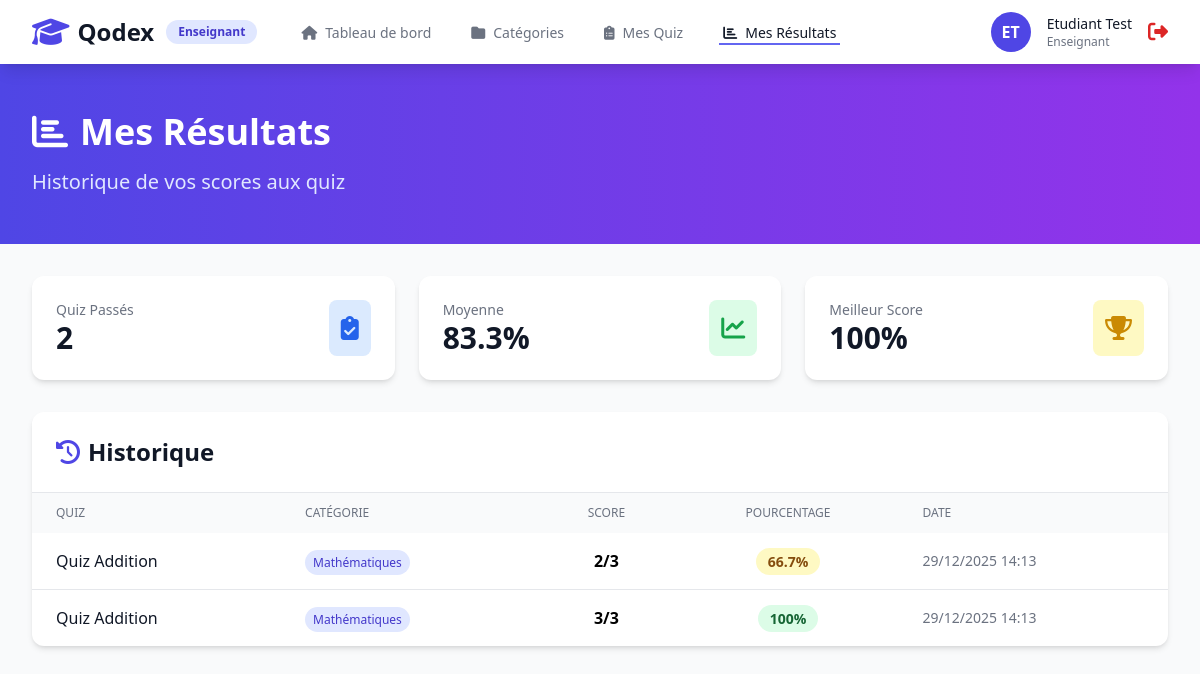
The app's page /pages/teacher/mes_resultats.php (signed in) with its own data.
### tables this page shows
CREATE TABLE IF NOT EXISTS results (
    id INT AUTO_INCREMENT PRIMARY KEY,
    quiz_id INT NOT NULL,
    etudiant_id INT NOT NULL,
    score INT NOT NULL DEFAULT 0,
    total_questions INT NOT NULL DEFAULT 0,
    created_at TIMESTAMP DEFAULT CURRENT_TIMESTAMP,
    FOREIGN KEY (quiz_id) REFERENCES quiz(id) ON DELETE CASCADE,
    FOREIGN KEY (etudiant_id) REFERENCES users(id) ON DELETE CASCADE
);

CREATE TABLE IF NOT EXISTS quiz (
    id INT AUTO_INCREMENT PRIMARY KEY,
    titre VARCHAR(255) NOT NULL,
    description TEXT,
    categorie_id INT NOT NULL,
    enseignant_id INT NOT NULL,
    is_active TINYINT(1) DEFAULT 1,
    created_at TIMESTAMP DEFAULT CURRENT_TIMESTAMP,
    FOREIGN KEY (categorie_id) REFERENCES categories(id) ON DELETE CASCADE,
    FOREIGN KEY (enseignant_id) REFERENCES users(id) ON DELETE CASCADE
);

CREATE TABLE IF NOT EXISTS categories (
    id INT AUTO_INCREMENT PRIMARY KEY,
    nom VARCHAR(100) NOT NULL,
    description TEXT,
    enseignant_id INT NOT NULL,
    created_at TIMESTAMP DEFAULT CURRENT_TIMESTAMP,
    FOREIGN KEY (enseignant_id) REFERENCES users(id) ON DELETE CASCADE
);

### classes/Security.php (called while the page is built, shortened)
<?php
class Security {
    public static function generateCSRFToken() {
        return $_SESSION['csrf_token'];
    }
}

### classes/Database.php (called while the page is built, shortened)
<?php
class Database {
    private static $instance = null;
    private $connection;
    private function __construct() {
        try {
            $dsn = "mysql:host=" . DB_HOST . ";dbname=" . DB_NAME . ";charset=" . DB_CHARSET;
            $options = [
                PDO::ATTR_ERRMODE => PDO::ERRMODE_EXCEPTION,
                PDO::ATTR_DEFAULT_FETCH_MODE => PDO::FETCH_ASSOC,
                PDO::ATTR_EMULATE_PREPARES => false,
            ];
            $this->connection = new PDO($dsn, DB_USER, DB_PASS, $options);
        } catch (PDOException $e) {
            die("Erreur de connexion : " . $e->getMessage());
        }
    }
    public static function getInstance() {
        if (self::$instance === null) {
            self::$instance = new self();
        }
        return self::$instance;
    }
    public function query($sql, $params = []) {
        $stmt = $this->connection->prepare($sql);
        $stmt->execute($params);
        return $stmt;
    }
}

### classes/Result.php (called while the page is built, shortened)
<?php
class Result {
    private $db;
    public function __construct() {
        $this->db = Database::getInstance();
    }
    public function getMyResults($etudiantId) {
        $sql = "SELECT r.*, q.titre as quiz_titre, c.nom as categorie_nom
                FROM results r
                LEFT JOIN quiz q ON r.quiz_id = q.id
                LEFT JOIN categories c ON q.categorie_id = c.id
                WHERE r.etudiant_id = ?
                ORDER BY r.created_at DESC";
        $result = $this->db->query($sql, [$etudiantId]);
        return $result->fetchAll();
    }
    public function getMyStats($etudiantId) {
        $sql = "SELECT
                    COUNT(*) as total_quiz,
                    AVG(score / total_questions * 100) as moyenne,
                    MAX(score / total_questions * 100) as meilleur_score
                FROM results
                WHERE etudiant_id = ?";
        $result = $this->db->query($sql, [$etudiantId]);
        return $result->fetch();
    }
}

### pages/teacher/mes_resultats.php (the view, shortened to what this page needs)
<?php
require_once '../../config/database.php';
require_once '../../classes/Database.php';
require_once '../../classes/Security.php';
require_once '../../classes/Result.php';
$currentPage = 'resultats';
$userId = $_SESSION['user_id'];
$userName = $_SESSION['user_nom'];
$resultObj = new Result();
$mesResultats = $resultObj->getMyResults($userId);
$mesStats = $resultObj->getMyStats($userId);
?>
<?php include '../partials/header.php'; ?>
<?php include '../partials/nav_teacher.php'; ?>
<div class="pt-16">
    <div class="bg-gradient-to-r from-indigo-600 to-purple-600 text-white">
        <div class="max-w-7xl mx-auto px-4 sm:px-6 lg:px-8 py-12">
            <h1 class="text-4xl font-bold mb-4">
                <i class="fas fa-chart-bar mr-3"></i>Mes Résultats
            </h1>
            <p class="text-xl text-indigo-100">Historique de vos scores aux quiz</p>
        </div>
    </div>
    <div class="max-w-7xl mx-auto px-4 sm:px-6 lg:px-8 py-8">
        <div class="grid grid-cols-1 md:grid-cols-3 gap-6 mb-8">
            <div class="bg-white rounded-xl shadow-md p-6">
                <div class="flex items-center justify-between">
                    <div>
                        <p class="text-gray-500 text-sm">Quiz Passés</p>
                        <p class="text-3xl font-bold text-gray-900"><?= $mesStats['total_quiz'] ?? 0 ?></p>
                    </div>
                    <div class="bg-blue-100 p-3 rounded-lg">
                        <i class="fas fa-clipboard-check text-blue-600 text-2xl"></i>
                    </div>
                </div>
            </div>
            <div class="bg-white rounded-xl shadow-md p-6">
                <div class="flex items-center justify-between">
                    <div>
                        <p class="text-gray-500 text-sm">Moyenne</p>
                        <p class="text-3xl font-bold text-gray-900">
                            <?= $mesStats['moyenne'] ? round($mesStats['moyenne'], 1) . '%' : '-' ?>
                        </p>
                    </div>
                    <div class="bg-green-100 p-3 rounded-lg">
                        <i class="fas fa-chart-line text-green-600 text-2xl"></i>
                    </div>
                </div>
            </div>
            <div class="bg-white rounded-xl shadow-md p-6">
                <div class="flex items-center justify-between">
                    <div>
                        <p class="text-gray-500 text-sm">Meilleur Score</p>
                        <p class="text-3xl font-bold text-gray-900">
                            <?= $mesStats['meilleur_score'] ? round($mesStats['meilleur_score'], 1) . '%' : '-' ?>
                        </p>
                    </div>
                    <div class="bg-yellow-100 p-3 rounded-lg">
                        <i class="fas fa-trophy text-yellow-600 text-2xl"></i>
                    </div>
                </div>
            </div>
        </div>
        <div class="bg-white rounded-xl shadow-md overflow-hidden">
            <div class="p-6 border-b border-gray-200">
                <h2 class="text-2xl font-bold text-gray-900">
                    <i class="fas fa-history mr-2 text-indigo-600"></i>Historique
                </h2>
            </div>
            <?php if (empty($mesResultats)): ?>
                <div class="p-8 text-center">
                    <i class="fas fa-inbox text-6xl text-gray-300 mb-4"></i>
                    <h3 class="text-xl font-bold text-gray-900 mb-2">Aucun résultat</h3>
                    <p class="text-gray-600">Vous n'avez pas encore passé de quiz.</p>
                </div>
            <?php else: ?>
                <div class="overflow-x-auto">
                    <table class="w-full">
                        <thead class="bg-gray-50">
                            <tr>
                                <th class="px-6 py-3 text-left text-xs font-medium text-gray-500 uppercase">Quiz</th>
                                <th class="px-6 py-3 text-left text-xs font-medium text-gray-500 uppercase">Catégorie</th>
                                <th class="px-6 py-3 text-center text-xs font-medium text-gray-500 uppercase">Score</th>
                                <th class="px-6 py-3 text-center text-xs font-medium text-gray-500 uppercase">Pourcentage</th>
                                <th class="px-6 py-3 text-left text-xs font-medium text-gray-500 uppercase">Date</th>
                            </tr>
                        </thead>
                        <tbody class="divide-y divide-gray-200">
                            <?php foreach ($mesResultats as $resultat): ?>
                                <?php
                                $pourcentage = ($resultat['score'] / $resultat['total_questions']) * 100;
                                if ($pourcentage >= 80) {
                                    $colorClass = 'bg-green-100 text-green-800';
                                } elseif ($pourcentage >= 60) {
                                    $colorClass = 'bg-yellow-100 text-yellow-800';
                                } else {
                                    $colorClass = 'bg-red-100 text-red-800';
                                }
                                ?>
                                <tr class="hover:bg-gray-50">
                                    <td class="px-6 py-4">
                                        <div class="font-medium text-gray-900">
                                            <?= htmlspecialchars($resultat['quiz_titre']) ?>
                                        </div>
                                    </td>
                                    <td class="px-6 py-4">
                                        <span class="px-2 py-1 bg-indigo-100 text-indigo-700 text-xs rounded-full">
                                            <?= htmlspecialchars($resultat['categorie_nom'] ?? 'N/A') ?>
                                        </span>
                                    </td>
                                    <td class="px-6 py-4 text-center font-bold">
                                        <?= $resultat['score'] ?>/<?= $resultat['total_questions'] ?>
                                    </td>
                                    <td class="px-6 py-4 text-center">
                                        <span class="px-3 py-1 <?= $colorClass ?> text-sm font-semibold rounded-full">
                                            <?= round($pourcentage, 1) ?>%
                                        </span>
                                    </td>
                                    <td class="px-6 py-4 text-gray-500 text-sm">
                                        <?= date('d/m/Y H:i', strtotime($resultat['created_at'])) ?>
                                    </td>
                                </tr>
                            <?php endforeach; ?>
                        </tbody>
                    </table>
                </div>
            <?php endif; ?>
        </div>
    </div>
</div>
<?php include '../partials/footer.php'; ?>

### pages/partials/header.php (shortened to what this page needs)
<!DOCTYPE html>
<html lang="fr">
<head>
    <script src="https://cdn.tailwindcss.com"></script>
    <link rel="stylesheet" href="https://cdnjs.cloudflare.com/ajax/libs/font-awesome/6.4.0/css/all.min.css">
</head>
<body class="bg-gray-50">

### pages/partials/nav_teacher.php
<?php
$userName = $userName ?? $_SESSION['user_nom'] ?? 'User';
$initials = strtoupper(substr($userName, 0, 1) . substr(explode(' ', $userName)[1] ?? '', 0, 1));
$basePath = '';
if (strpos($_SERVER['PHP_SELF'], '/teacher/') !== false) {
    $basePath = '../';
}
?>
<nav class="bg-white shadow-lg fixed w-full z-50">
    <div class="max-w-7xl mx-auto px-4 sm:px-6 lg:px-8">
        <div class="flex justify-between h-16">
            <div class="flex items-center">
                <div class="flex-shrink-0 flex items-center">
                    <i class="fas fa-graduation-cap text-3xl text-indigo-600"></i>
                    <span class="ml-2 text-2xl font-bold text-gray-900">Qodex</span>
                    <span class="ml-3 px-3 py-1 bg-indigo-100 text-indigo-700 text-xs font-semibold rounded-full">Enseignant</span>
                </div>
                <div class="hidden md:ml-10 md:flex md:space-x-8">
                    <a href="<?= $basePath ?>teacher/dashboard.php"
                       class="<?= ($currentPage ?? '') === 'dashboard' ? 'border-indigo-500 text-gray-900' : 'border-transparent text-gray-500 hover:border-gray-300 hover:text-gray-700' ?> inline-flex items-center px-1 pt-1 border-b-2 text-sm font-medium">
                        <i class="fas fa-home mr-2"></i>Tableau de bord
                    </a>
                    <a href="<?= $basePath ?>teacher/categories.php"
                       class="<?= ($currentPage ?? '') === 'categories' ? 'border-indigo-500 text-gray-900' : 'border-transparent text-gray-500 hover:border-gray-300 hover:text-gray-700' ?> inline-flex items-center px-1 pt-1 border-b-2 text-sm font-medium">
                        <i class="fas fa-folder mr-2"></i>Catégories
                    </a>
                    <a href="<?= $basePath ?>teacher/quiz.php"
                       class="<?= ($currentPage ?? '') === 'quiz' ? 'border-indigo-500 text-gray-900' : 'border-transparent text-gray-500 hover:border-gray-300 hover:text-gray-700' ?> inline-flex items-center px-1 pt-1 border-b-2 text-sm font-medium">
                        <i class="fas fa-clipboard-list mr-2"></i>Mes Quiz
                    </a>
                    <a href="<?= $basePath ?>teacher/mes_resultats.php"
                       class="<?= ($currentPage ?? '') === 'resultats' ? 'border-indigo-500 text-gray-900' : 'border-transparent text-gray-500 hover:border-gray-300 hover:text-gray-700' ?> inline-flex items-center px-1 pt-1 border-b-2 text-sm font-medium">
                        <i class="fas fa-chart-bar mr-2"></i>Mes Résultats
                    </a>
                </div>
            </div>
            <div class="flex items-center">
                <div class="flex items-center space-x-4">
                    <div class="w-10 h-10 rounded-full bg-indigo-600 flex items-center justify-center text-white font-semibold">
                        <?= $initials ?>
                    </div>
                    <div class="hidden md:block">
                        <div class="text-sm font-medium text-gray-900"><?= htmlspecialchars($userName) ?></div>
                        <div class="text-xs text-gray-500">Enseignant</div>
                    </div>
                    <a href="<?= $basePath ?>auth/logout.php?token=<?= Security::generateCSRFToken() ?>"
                       class="text-red-600 hover:text-red-700" title="Déconnexion">
                        <i class="fas fa-sign-out-alt text-xl"></i>
                    </a>
                </div>
            </div>
        </div>
    </div>
</nav>

### pages/partials/footer.php (shortened to what this page needs)
</body>
</html>

### records on screen
results: quiz.titre "Quiz Addition", categories.nom "Mathématiques", score "2", total_questions "3", pourcentage "66.7", created_at "29/12/2025 14:13"
results: quiz.titre "Quiz Addition", categories.nom "Mathématiques", score "3", total_questions "3", pourcentage "100", created_at "29/12/2025 14:13"

### other values on screen
$initials "ET"
$userName "Etudiant Test"
$mesStats['total_quiz'] "2"
$mesStats['moyenne'] "83.3"
$mesStats['meilleur_score'] "100"
